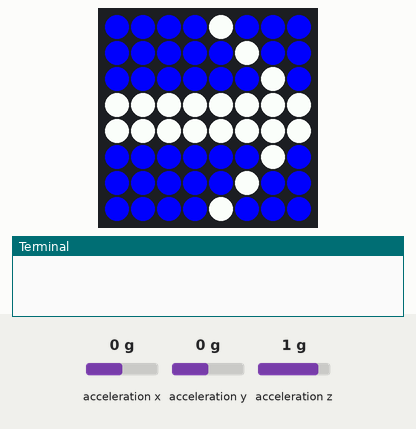
This program was run on a simulated Raspberry Pi (BCM pin numbers) with a Sense HAT. Parts: the Sense HAT's 8×8 RGB LED matrix, the last lines printed to the terminal. The test bench sets the inputs (shaded band); at power-on: acceleration x 0 g, acceleration y 0 g, acceleration z 1 g. Random numbers come from a fixed seed; the 64×8 strip is a reading aid, not a part: it shows the text the matrix is scrolling, unrolled, one strip-width of it at a time. At 12.7 s the program stops and its outputs stay as they are.

Above: at 1.2 s.
1.3 s: acceleration x set to 0.8 g
At 4.2 s:
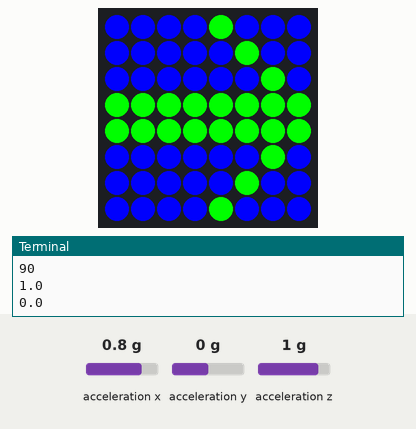
At 13.6 s:
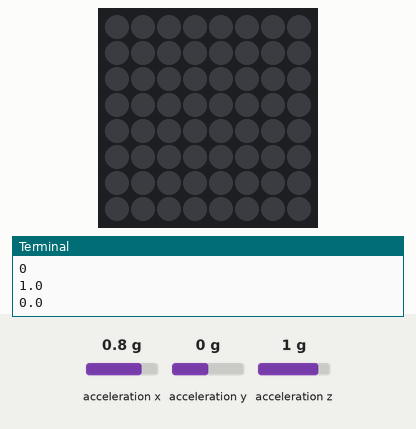

The program:

game-template.py
```python
# IMPORT the required libraries (sense_hat, time, random)
from sense_hat import SenseHat
from time import sleep
from random import choice

# CREATE a sense object
sense = SenseHat()

# Set up the colours (white, green, red, empty)

w = (255,255,255)
g = (0,255,0)
r = (255,0,0)
e = (0,0,255)

# Create images for three different coloured arrows

arrow = [
e,e,e,w,w,e,e,e,
e,e,w,w,w,w,e,e,
e,w,e,w,w,e,w,e,
w,e,e,w,w,e,e,w,
e,e,e,w,w,e,e,e,
e,e,e,w,w,e,e,e,
e,e,e,w,w,e,e,e,
e,e,e,w,w,e,e,e
]

arrow_red = [
e,e,e,r,r,e,e,e,
e,e,r,r,r,r,e,e,
e,r,e,r,r,e,r,e,
r,e,e,r,r,e,e,r,
e,e,e,r,r,e,e,e,
e,e,e,r,r,e,e,e,
e,e,e,r,r,e,e,e,
e,e,e,r,r,e,e,e
]

arrow_green = [
e,e,e,g,g,e,e,e,
e,e,g,g,g,g,e,e,
e,g,e,g,g,e,g,e,
g,e,e,g,g,e,e,g,
e,e,e,g,g,e,e,e,
e,e,e,g,g,e,e,e,
e,e,e,g,g,e,e,e,
e,e,e,g,g,e,e,e
]

# Set a variable pause to 3 (the initial time between turns)
# Set variables score and angle to 0
# Create a variable called play set to True (this will be used to stop the game later)
pause = 3
score = 0
angle = 0
play = True

sense.show_message("Hi", scroll_speed=0.05, text_colour=[100,100,100])

# WHILE play == True
while play:

    # CHOOSE a new random angle. How do we avoid choosing the same angle as the last one?
    angl=[0,90,180,270]
    angle=choice(angl)
    sense.set_rotation(angle)

    # DISPLAY the white arrow
    sense.set_pixels(arrow)

    # SLEEP for current pause length
    sleep(pause)

    # get raw acceleromter readings
    acceleration=sense.get_accelerometer_raw()
    x = acceleration['x']
    y = acceleration['y']
    z = acceleration['z']
    x=round(x,0)
    y=round(y,0)
    z=round(z,0)
	# round x and y to Zero Decimal Places


    print(angle)
    print(x)
    print(y)

    # IF orientation matches the arrow...
    if y == 1 and angle == 180:
        # ADD a point to the score and turn the arrow green
        score=score+1
        sense.set_pixels(arrow_green)
    # code for rest of the if structure. use the keyword 'elif'.  Remember the indentation!
    elif y == -1 and angle == 0:
        score=score+1
        sense.set_pixels(arrow_green)
    elif x==1 and angle==90:
        score=score+1
        sense.set_pixels(arrow_green)
    elif x==-1 and angle==270:
        score=score+1
        sense.set_pixels(arrow_green)

	# the last else statetment. All siutation which doesn't falls under the conditions above will be handled here. For this case, that means user got the answer wrong.
    else:
      # SET play to `False` and DISPLAY the red arrow
      play = False
      sense.set_pixels(arrow_red)

    # Shorten the pause duration slightly.  Hint: multiply pause variable by a number smaller than 1.
    pause=pause*0.9

    # Pause before the next arrow
    sleep(0.5)

# When loop is exited, display a message with the score
msg = "Your score was %s" % score
sense.show_message(msg, scroll_speed=0.05, text_colour=[100, 100, 100])
```

Measured:
- what the display in image 1 shows lasts 0.5 s, from 3.9 s to 4.4 s
